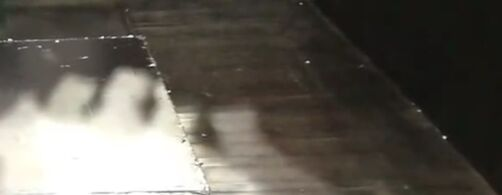
//> input picture images/lines.jpg, 502 x 195 px
$ ./recognize   (built with g++ and OpenCV 4)
//> lines starting //> are read from the running program, lines starting //| are printed output that depends on the picture; after the words box and inside, x2 and y2 are one past the last pixel; in counts of white or black regions, pixels touching at a corner belong together
### head.h
#ifndef HEAD_H
#define HEAD_H

#include <opencv2/opencv.hpp>
#include <opencv2/highgui/highgui.hpp>
#include <opencv2/imgproc/imgproc.hpp>
#include <opencv2/features2d/features2d.hpp>
#include <opencv2/video/tracking.hpp>
#include <features2d.hpp>
#include <opencv2/ml/ml.hpp>
#include <iostream>
#include <assert.h>
#include <cstdlib>
#include <time.h>
#include <vector>
#include <opencv2/core/core.hpp>
#include <string>
#include <math.h>
#include <algorithm>
#include <iosfwd>
#include <memory>
#include <utility>
#include <fstream>
#include <sstream>


#endif

### recognize.h
#ifndef RECOGNIZE_H
#define RECOGNIZE_H

#include "head.h"
#define SQURE_HEIGHT 100
using namespace cv;
using namespace std;

Mat multi_seg(Mat src);
int ransac(vector<Vec4i> lines,vector<Vec4i> &result);
void unevenLightCompensate(Mat &image, int blockSize);
int speBinarizeMethod(const Mat src,Mat &dest);

class recognize{
public:
float edge_dec(Mat frame);
private:
Mat element=getStructuringElement(MORPH_CROSS,Size(4,4));


};


#endif

### recognize.cpp
#include "recognize.h"

int hou_thresh=22,hou_length=120,hou_gap=15,mul_thres=75,low_thres=30,high_thres=60;
Mat dele,FRAME;

Mat multi_seg(Mat src)
{
	int histogram[256] = { 0 };
	int threshs[256] = { 0 };
	int thresh;
	int q, gray_max, gray_min, i, j, size;
	double gray_ave, vt;
	int g_sum_min, g_sum_max, p_sum_min, p_sum_max;
	double var_max = 0;//每一类的类内方差及最大方差
	double var_all;//类间方差
	double w0 = 0, w1 = 0; //前景和背景所占整幅图像的比例
	double u0 = 0, u1 = 0; //前景和背景的平均灰度
	double u = 0;
	double variance = 0;
	double max_variance = 0;//最大类间方差
	double SF;
	gray_ave = 0;//图像的平均灰度值
	gray_max = 0;
	gray_min = 255;
	vt = 0;//vt为图像的总方差
	SF = 0;//SF为结束条件,SF=omeg/vt
	q = 1;
	Mat img = src.clone();
	size = (img.cols)*(img.rows);
	for (i = 0; i < img.rows; i++) //获得灰度直方图
		for (j = 0; j < img.cols; j++) {
			int x = img.at<uchar>(i, j);
			if (x > gray_max)
				gray_max = x;
			if (x < gray_min)
				gray_min = x;
			histogram[x]++;
		}
	threshs[0] = gray_min;
	threshs[1] = gray_max;
	for (i = gray_min; i <= gray_max; i++)
		gray_ave += (histogram[i] * i);
	gray_ave /= size;
	for (i = gray_min; i <= gray_max; i++)
		vt = vt + histogram[i] * (i - gray_ave)*(i - gray_ave);
	vt /= size;
	float t_thres=static_cast<float>(mul_thres)/100.0;
	while (SF<t_thres)//SF>0.95认为分割较为完全
	{
		SF = 0;
		max_variance = 0;
		int isize = 0;
		for (i = gray_min; i <= gray_max; i++)
			isize += histogram[i];
		for (i = gray_min; i <= gray_max; i++)
		{
			g_sum_max = 0;
			g_sum_min = 0;
			p_sum_max = 0;
			p_sum_min = 0;
			w0 = 0;
			w1 = 0;
			for (j = gray_min; j < i; j++) {
				g_sum_min += j * histogram[j];
				p_sum_min += histogram[j];
			}
			u0 = (double)g_sum_min / p_sum_min;
			w0 = (double)p_sum_min / isize;
			for (j = i; j <= gray_max; j++) {
				g_sum_max += histogram[j] * j;
				p_sum_max += histogram[j];
			}
			u1 = (double)g_sum_max / p_sum_max;
			w1 = 1 - w0;
			u = u0 * w0 + u1 * w1;
			variance = w0 * w1*(u0 - u1)*(u0 - u1);
			if (variance > max_variance) {
				max_variance = variance;
				thresh = i;
			}
		}
		int x = 0;
		while (thresh >threshs[x] && x <= q)//直接插入排序
			x++;
		for (int y = q; y >= x; y--)
			threshs[y + 1] = threshs[y];
		threshs[x] = thresh;
		q++;
		var_max = 0;
		double omeg = 0;
		for (x = 0; x < q; x++) {//类内方差统计
			int y;
			int N = 0;
			double ave = 0;
			double var_local = 0;
			for (y = threshs[x]; y <= threshs[x + 1]; y++) {
				N += histogram[y];
				ave += y * histogram[y];
			}
			ave /= N;
			omeg += N * (ave - gray_ave)*(ave - gray_ave);
			for (y = threshs[x]; y <= threshs[x + 1]; y++) {
				var_local += (y - ave)*(y - ave)*histogram[y];

			}
			var_local /= N;
			if (var_local > var_max) {
				var_max = var_local;
				gray_min = threshs[x];
				gray_max = threshs[x + 1];
			}
		}
		omeg /= size;
		SF = omeg / vt;
	}
	//对图像进行分阈值分割
	uchar *a, *b;
	for (i = 0; i < src.rows; i++) {
		a = src.ptr<uchar>(i);
		b = img.ptr<uchar>(i);
		for (j = 0; j < src.cols; j++)
		{
			int s = 0;
			while (a[j] > threshs[s] && s < q)
				s++;
			b[j] = threshs[s + 1];
		}
	}
	imshow("gray", img);
	return img;
}

int speBinarizeMethod(const Mat src,Mat &dest)
{
	if (src.empty()||src.channels()!=3)
		return 0;
	float laplcian_like_kernel[81]={0,0,0,0,-1,0,0,0,0,
					0,0,0,0,-1,0,0,0,0,
					0,0,0,0,-1,0,0,0,0,
					0,0,0,0,-1,0,0,0,0,
					-1,-1,-1,-1,16,-1,-1,-1,-1,
					0,0,0,0,-1,0,0,0,0,
					0,0,0,0,-1,0,0,0,0,
					0,0,0,0,-1,0,0,0,0,
					0,0,0,0,-1,0,0,0,0};
	float med_blur_kernel[10] = {1,1,1,1,1,1,1,1,1,1};
	Mat laplcianLkernel = Mat(9, 9, CV_32FC1, laplcian_like_kernel);
	Mat medblurKernel = Mat(5, 2, CV_32FC1, med_blur_kernel);
	Mat srcClone = src.clone();
	Mat grayImg, lSrcClone;
	Mat gaussKernel = getGaussianKernel(5, 2);
	GaussianBlur(srcClone, srcClone, Size(5,5),0,2);
	filter2D(srcClone, lSrcClone, srcClone.depth(), laplcianLkernel);
	cvtColor(lSrcClone, grayImg, CV_RGB2GRAY);
	medianBlur(grayImg, grayImg, 3);
	threshold(grayImg, dest, 0, 255, CV_THRESH_BINARY+CV_THRESH_OTSU);
	return 1;
}

void unevenLightCompensate(Mat &image, int blockSize)
{
	if (image.channels() == 3) cvtColor(image, image, 7);//gray
	double average = mean(image)[0];
	int rows_new = ceil(double(image.rows) / double(blockSize));
	int cols_new = ceil(double(image.cols) / double(blockSize));
	Mat blockImage;
	blockImage = Mat::zeros(rows_new, cols_new, CV_32FC1);
	for (int i = 0; i < rows_new; i++)
	{
		for (int j = 0; j < cols_new; j++)
		{
			int rowmin = i*blockSize;
			int rowmax = (i + 1)*blockSize;
			if (rowmax > image.rows) rowmax = image.rows;
			int colmin = j*blockSize;
			int colmax = (j + 1)*blockSize;
			if (colmax > image.cols) colmax = image.cols;
			Mat imageROI = image(Range(rowmin, rowmax), Range(colmin, colmax));
			double temaver = mean(imageROI)[0];
			blockImage.at<float>(i, j) = temaver;
		}
	}
	blockImage = blockImage - average;
	Mat blockImage2;
	resize(blockImage, blockImage2, image.size(), (0, 0), (0, 0), INTER_CUBIC);
	Mat image2;
	image.convertTo(image2, CV_32FC1);
	Mat dst = image2 - blockImage2;
	dst.convertTo(image, CV_8UC1);
}


//void nms(const vector<

int ransac(vector<Vec4i> lines,vector<Vec4i> &result)//using ransac to screen the lines
{
	vector<Point2f> p1(lines.size());
	vector<Point2f> p2(lines.size());
	for(size_t i=0;i<lines.size();i++){
		p1[i]=Point(static_cast<float>(lines[i][0]),static_cast<float>(lines[i][1]));
		p2[i]=Point(static_cast<float>(lines[i][2]),static_cast<float>(lines[i][3]));
	}
	int ransac_rej=12;//reject threshold
	Mat H12;
	H12=findHomography(Mat(p1),Mat(p2),CV_RANSAC,ransac_rej);
/*in some cases,it will return an empty matrix.Therefore it's unable to using perspectivetransform to apply ransac*/
	if(!H12.empty()){
		vector<char> matchesMask(lines.size(),0);
		Mat p1_t;
		perspectiveTransform(Mat(p1),p1_t,H12);
		int j;
		for(j=0;j<lines.size();j++){
			if(norm(p2[j]-p1_t.at<Point2f>(j,0))<=ransac_rej){
				matchesMask[j]=1;
			}
		}
		for(j=0;j<lines.size();j++){
			if(matchesMask[j]==1){//inside point
				result.push_back(lines[j]);
			}
		}
		imshow("lines",FRAME);
		return 1;//success
	}
	else if(lines.size()>=8){
		vector<uchar> m_RANSACStatus;
		Mat m_Fundamental;
		m_Fundamental=findFundamentalMat(p1,p2,m_RANSACStatus,CV_FM_RANSAC);//N shoule be >=8
		for(int j=0;j<lines.size();j++){
			if(m_RANSACStatus[j]!=0){
				result.push_back(lines[j]);
			}
		}
		imshow("lines",FRAME);
		return 1;//success
	}
	else{
		result=lines;
		return -1;//failure
	}
}


/*功能说明：
小车掉落后检测赛场边缘帮助小车重回擂台
结合传感器
*/

float recognize::edge_dec(Mat frame)//detecting the edge to help the car to get to the main land
{
// [6 lines of commented-out code are left out]
	Mat gray=frame.clone();
	GaussianBlur(gray,gray,Size(3,3),0,0);//de noise
	Mat temp0=gray.clone();
	gray=multi_seg(temp0);
	Mat temp;
	Canny(gray,temp,low_thres,high_thres);//adjust low_thres high_thres
	vector<Vec4i> lines,result;
	HoughLinesP(temp,lines,1.0,CV_PI/180,hou_thresh,hou_length,hou_gap);//threshold minLineLength maxLineGap

	Mat temp_p=FRAME.clone();
	for(size_t i=0;i<lines.size();i++){
		line(temp_p,Point(lines[i][0],lines[i][1]),Point(lines[i][2],lines[i][3]),Scalar(0,0,255),3,8);
	}
	imshow("before_ransac",temp_p);
	int p=ransac(lines,result);//p==1:successfully ransac;else failed
	//Non-Maximum-Suppression
	if(p==1)
		cout<<"success"<<endl;
	else{
		cout<<"fail"<<endl;
		cout<<result.size()<<" lines are detected"<<endl;
	}
	int j,temp_tag=1,k;
	vector<float> ks;
	vector<int> tags;
	float k_temp;
	float t_y,t_x;
	t_y=result[0][1]-result[0][3];
	t_x=result[0][2]-result[0][0];
	if((t_y>0&&t_x>0)||(t_y<0&&t_x<0)){//restrict the angle to 0-PI
		t_y=fabs(t_y);
		t_x=fabs(t_x);
	}
	else{
		t_x=-1*fabs(t_x);
		t_y=fabs(t_y);
	}
	k_temp=atan2(t_y,t_x)*180/CV_PI;
	ks.push_back(k_temp);
	tags.push_back(temp_tag);
	for(j=1;j<result.size();j++){//calculate k of the detected lines
		t_y=result[j][1]-result[j][3];
		t_x=result[j][2]-result[j][0];
		if((t_y>0&&t_x>0)||(t_y<0&&t_x<0)){
			t_y=fabs(t_y);
			t_x=fabs(t_x);
		}
		else{
			t_x=-1*fabs(t_x);
			t_y=fabs(t_y);
		}
		k_temp=atan2(t_y,t_x)*180/CV_PI;
		int p=0;
		for(k=0;k<ks.size();k++){
			if(fabs(k_temp-ks[k])<3.0){//seems like the same line
				tags[k]++;
				p=1;
				break;
			}
		}
		if(!p){
			temp_tag=1;
			tags.push_back(temp_tag);
			ks.push_back(k_temp);
		}
	}
	temp_tag=0;
	int max_tag=tags[0];
	for(j=0;j<tags.size();j++){
		if(tags[j]>max_tag){
			max_tag=tags[j];
			temp_tag=j;
		}
	}
	cout<<"the k of edge is "<<ks[temp_tag]<<" degree"<<endl;
	for(j=0;j<result.size();j++){
		line(FRAME,Point(result[j][0],result[j][1]),Point(result[j][2],result[j][3]),Scalar(0,0,255),3,8);
	}
	imshow("lines",FRAME);
	return 0.5;//???
}


static void dec_test(int,void *)
{
	FRAME=imread("lines.jpg");
//> FRAME is the input picture: 195 rows x 502 cols, CV_8UC3; mean B, G, R 85.7, 93.4, 97.8
	Mat temp=FRAME.clone();
// [12 lines of commented-out code are left out]
	speBinarizeMethod(FRAME,dele);
//> in speBinarizeMethod, `filter2D(srcClone, lSrcClone, srcClone.depth(), laplcianLkernel);`:
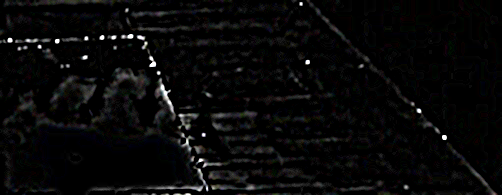
//> lSrcClone: 195 rows x 502 cols, CV_8UC3; mean B, G, R 8.3, 8.3, 8.4
//> in speBinarizeMethod, `threshold(grayImg, dest, 0, 255, CV_THRESH_BINARY+CV_THRESH_OTSU);`:
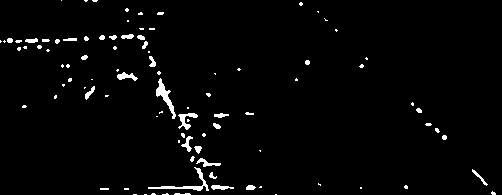
//> dest: 195 rows x 502 cols, CV_8UC1; 2.4% white; 95 white regions (65 under 20 px), largest, box (x1, y1, x2, y2) and area: (156, 78, 176, 119) 245, (148, 167, 209, 191) 244, (178, 113, 198, 130) 139
	recognize test;
	test.edge_dec(dele);
//> in edge_dec, `GaussianBlur(gray,gray,Size(3,3),0,0);`:
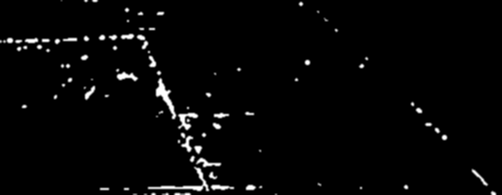
//> gray: 195 rows x 502 cols, CV_8UC1; 4.52% of pixels changed, all inside (x1, y1, x2, y2) = (0, 0, 497, 195)
//> after the loop in multi_seg, `for (i = 0; i < img.rows; i++)`: gray_max = 255; gray_min = 0; histogram = 256 values, max 92941 at index 0, min 0 at index 1, mean 382.4
//> in multi_seg, `threshs[1] = gray_max;`: threshs = 256 values, max 255 at index 1, min 0 at index 0, mean 0.996
//> the loop in multi_seg, `for (i = gray_min; i <= gray_max; i++)` made 256 passes
//> gray_ave on passes 1 to 3: 0, 0, 0
//> after the loop in multi_seg, `for (i = gray_min; i <= gray_max; i++)`: gray_ave = 595207
//> in multi_seg, `gray_ave /= size;`: gray_ave = 6.08
//> the loop in multi_seg, `for (i = gray_min; i <= gray_max; i++)` made 256 passes
//> vt on passes 1 to 3: 3436107.5, 3436107.5, 3436107.5
//> after the loop in multi_seg, `for (i = gray_min; i <= gray_max; i++)`: vt = 103004468.8
//> in multi_seg, `vt /= size;`: vt = 1052.2
//> the loop in multi_seg, `while (SF<t_thres)` made 1 pass
//> (isize, g_sum_max, g_sum_min, p_sum_max, p_sum_min, w0, w1, x) on pass 1: (97890, 134385, 460822, 527, 97363, 0.995, 0.00538, 1)
//> after the loop in multi_seg, `while (SF<t_thres)`: max_variance = 936.3; g_sum_max = 134385; g_sum_min = 460822; p_sum_max = 527; p_sum_min = 97363; w0 = 0.995; w1 = 0.00538; thresh = 97
//> after the loop in multi_seg, `for (i = 0; i < src.rows; i++)`:
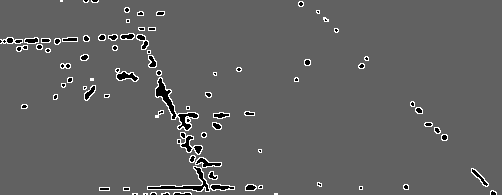
//> img: 195 rows x 502 cols, CV_8UC1; min 0, max 255, mean 98.9
//> in edge_dec, `Canny(gray,temp,low_thres,high_thres);`:
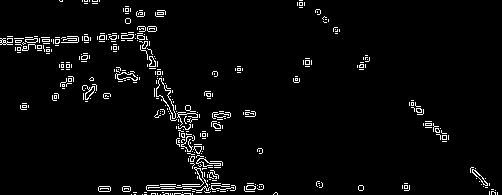
//> temp: 195 rows x 502 cols, CV_8UC1; 3.5% white in thin lines or dots
//> in edge_dec, `HoughLinesP(temp,lines,1.0,CV_PI/180,hou_thresh,hou_length,hou_gap);`: lines = 5 lines (x1, y1, x2, y2): [127, 6, 210, 191], [98, 189, 229, 184], [15, 47, 156, 30], [138, 26, 209, 187], [9, 44, 156, 29]
//> the loop in edge_dec, `for(size_t i=0;i<lines.size();i++)` made 5 passes
//> after the loop in edge_dec, `for(size_t i=0;i<lines.size();i++)`:
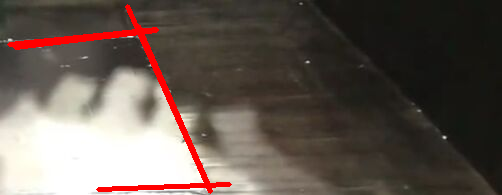
//> temp_p: 195 rows x 502 cols, CV_8UC3; 3% of pixels changed, all inside (x1, y1, x2, y2) = (7, 4, 232, 194)
//> the loop in ransac, `for(size_t i=0;i<lines.size();i++)` made 5 passes
//> in ransac, `result=lines;`: result = 5 items: [127, 6, 210, 191], [98, 189, 229, 184], [15, 47, 156, 30], [138, 26, 209, 187], [9, 44, 156, 29]
//> in edge_dec, `int p=ransac(lines,result);`: p = -1
//| 5 lines are detected
//> in edge_dec, `t_y=result[0][1]-result[0][3];`: t_y = -185
//> in edge_dec, `t_x=result[0][2]-result[0][0];`: t_x = 83
//> in edge_dec, `t_x=-1*fabs(t_x);`: t_x = -83
//> in edge_dec, `t_y=fabs(t_y);`: t_y = 185
//> in edge_dec, `k_temp=atan2(t_y,t_x)*180/CV_PI;`: k_temp = 114.2
//> in edge_dec, `ks.push_back(k_temp);`: ks = [114.2]
//> the loop in edge_dec, `for(j=1;j<result.size();j++)` made 4 passes
//> (t_y, t_x, k_temp, p) on passes 1 to 4: (5, 131, 2.19, 0), (17, 141, 6.87, 0), (161, -71, 113.8, 1), (15, 147, 5.83, 1)
//> after the loop in edge_dec, `for(j=1;j<result.size();j++)`: t_y = 15; t_x = 147; tags = [2, 1, 2]
//> in edge_dec, `int max_tag=tags[0];`: max_tag = 2
//> the loop in edge_dec, `for(j=0;j<tags.size();j++)` made 3 passes
//> after the loop in edge_dec, `for(j=0;j<tags.size();j++)`: temp_tag = 0
//| the k of edge is 114.163 degree
//> the loop in edge_dec, `for(j=0;j<result.size();j++)` made 5 passes
}
/*
在运动过程中检测目标侧面（基于轮胎）
The input image enemy is the target we already found.Using CNN or RNN net work to detect if it is its side.
*/
/*
int recognize::side_dec(Mat enemy)
{
*/


int main()
{
	namedWindow("lines");
	namedWindow("gray");
	namedWindow("canny");
	createTrackbar("hough thres:","lines",&hou_thresh,255,dec_test);
	createTrackbar("hough min_length:","lines",&hou_length,200,dec_test);
	createTrackbar("hough max_gap","lines",&hou_gap,100,dec_test);
	createTrackbar("multiseg ","gray",&mul_thres,100,dec_test);
	createTrackbar("min_thres ","canny",&low_thres,100,dec_test);
	createTrackbar("max_thres ","canny",&high_thres,200,dec_test);
	dec_test(0,0);

	waitKey(0);
	return 0;
}
